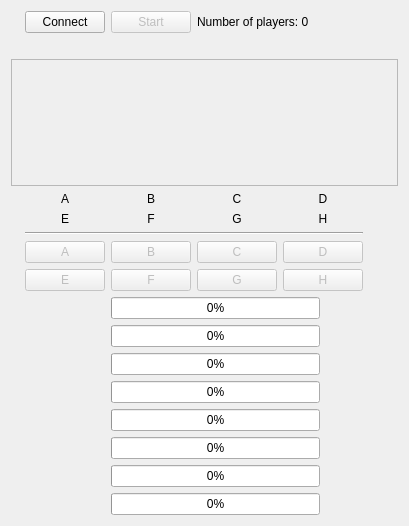
<?xml version="1.0" encoding="UTF-8"?>
<ui version="4.0">
 <class>ChatWindow</class>
 <widget class="QWidget" name="ChatWindow">
  <property name="geometry">
   <rect>
    <x>0</x>
    <y>0</y>
    <width>409</width>
    <height>526</height>
   </rect>
  </property>
  <property name="windowTitle">
   <string>Qt Simple Chat Client</string>
  </property>
  <layout class="QGridLayout" name="gridLayout">
   <item row="11" column="8">
    <widget class="QLabel" name="cardsLeft1">
     <property name="text">
      <string/>
     </property>
     <property name="alignment">
      <set>Qt::AlignCenter</set>
     </property>
    </widget>
   </item>
   <item row="9" column="3" colspan="2">
    <widget class="QPushButton" name="buttonB">
     <property name="enabled">
      <bool>false</bool>
     </property>
     <property name="text">
      <string>B</string>
     </property>
    </widget>
   </item>
   <item row="7" column="7" colspan="2">
    <widget class="QLabel" name="labelH">
     <property name="text">
      <string>H</string>
     </property>
     <property name="alignment">
      <set>Qt::AlignCenter</set>
     </property>
    </widget>
   </item>
   <item row="6" column="5" colspan="2">
    <widget class="QLabel" name="labelC">
     <property name="text">
      <string>C</string>
     </property>
     <property name="alignment">
      <set>Qt::AlignCenter</set>
     </property>
    </widget>
   </item>
   <item row="10" column="5" colspan="2">
    <widget class="QPushButton" name="buttonG">
     <property name="enabled">
      <bool>false</bool>
     </property>
     <property name="text">
      <string>G</string>
     </property>
    </widget>
   </item>
   <item row="10" column="7" colspan="2">
    <widget class="QPushButton" name="buttonH">
     <property name="enabled">
      <bool>false</bool>
     </property>
     <property name="text">
      <string>H</string>
     </property>
    </widget>
   </item>
   <item row="6" column="3" colspan="2">
    <widget class="QLabel" name="labelB">
     <property name="text">
      <string>B</string>
     </property>
     <property name="alignment">
      <set>Qt::AlignCenter</set>
     </property>
    </widget>
   </item>
   <item row="11" column="1" colspan="2">
    <widget class="QLabel" name="playerName1">
     <property name="text">
      <string/>
     </property>
    </widget>
   </item>
   <item row="4" column="1" colspan="9">
    <widget class="QLabel" name="countDown">
     <property name="minimumSize">
      <size>
       <width>357</width>
       <height>0</height>
      </size>
     </property>
     <property name="text">
      <string/>
     </property>
    </widget>
   </item>
   <item row="7" column="5" colspan="2">
    <widget class="QLabel" name="labelG">
     <property name="text">
      <string>G</string>
     </property>
     <property name="alignment">
      <set>Qt::AlignCenter</set>
     </property>
    </widget>
   </item>
   <item row="6" column="7" colspan="2">
    <widget class="QLabel" name="labelD">
     <property name="text">
      <string>D</string>
     </property>
     <property name="alignment">
      <set>Qt::AlignCenter</set>
     </property>
    </widget>
   </item>
   <item row="9" column="1" colspan="2">
    <widget class="QPushButton" name="buttonA">
     <property name="enabled">
      <bool>false</bool>
     </property>
     <property name="text">
      <string>A</string>
     </property>
    </widget>
   </item>
   <item row="7" column="3" colspan="2">
    <widget class="QLabel" name="labelF">
     <property name="text">
      <string>F</string>
     </property>
     <property name="alignment">
      <set>Qt::AlignCenter</set>
     </property>
    </widget>
   </item>
   <item row="10" column="1" colspan="2">
    <widget class="QPushButton" name="buttonE">
     <property name="enabled">
      <bool>false</bool>
     </property>
     <property name="text">
      <string>E</string>
     </property>
    </widget>
   </item>
   <item row="8" column="1" colspan="8">
    <widget class="Line" name="line">
     <property name="orientation">
      <enum>Qt::Horizontal</enum>
     </property>
    </widget>
   </item>
   <item row="9" column="5" colspan="2">
    <widget class="QPushButton" name="buttonC">
     <property name="enabled">
      <bool>false</bool>
     </property>
     <property name="text">
      <string>C</string>
     </property>
    </widget>
   </item>
   <item row="10" column="3" colspan="2">
    <widget class="QPushButton" name="buttonF">
     <property name="enabled">
      <bool>false</bool>
     </property>
     <property name="text">
      <string>F</string>
     </property>
    </widget>
   </item>
   <item row="11" column="3" colspan="5">
    <widget class="QProgressBar" name="progressBar_1">
     <property name="enabled">
      <bool>true</bool>
     </property>
     <property name="value">
      <number>0</number>
     </property>
    </widget>
   </item>
   <item row="3" column="3" colspan="2">
    <widget class="QPushButton" name="startButton">
     <property name="enabled">
      <bool>false</bool>
     </property>
     <property name="text">
      <string>Start</string>
     </property>
    </widget>
   </item>
   <item row="7" column="1" colspan="2">
    <widget class="QLabel" name="labelE">
     <property name="text">
      <string>E</string>
     </property>
     <property name="alignment">
      <set>Qt::AlignCenter</set>
     </property>
    </widget>
   </item>
   <item row="3" column="1" colspan="2">
    <widget class="QPushButton" name="connectButton">
     <property name="text">
      <string>Connect</string>
     </property>
    </widget>
   </item>
   <item row="9" column="7" colspan="2">
    <widget class="QPushButton" name="buttonD">
     <property name="enabled">
      <bool>false</bool>
     </property>
     <property name="text">
      <string>D</string>
     </property>
    </widget>
   </item>
   <item row="5" column="0" colspan="10">
    <widget class="QListView" name="chatView">
     <property name="enabled">
      <bool>false</bool>
     </property>
     <property name="editTriggers">
      <set>QAbstractItemView::NoEditTriggers</set>
     </property>
    </widget>
   </item>
   <item row="6" column="1" colspan="2">
    <widget class="QLabel" name="labelA">
     <property name="text">
      <string>A</string>
     </property>
     <property name="alignment">
      <set>Qt::AlignCenter</set>
     </property>
    </widget>
   </item>
   <item row="12" column="1" colspan="2">
    <widget class="QLabel" name="playerName2">
     <property name="text">
      <string/>
     </property>
    </widget>
   </item>
   <item row="13" column="1" colspan="2">
    <widget class="QLabel" name="playerName3">
     <property name="text">
      <string/>
     </property>
    </widget>
   </item>
   <item row="14" column="1" colspan="2">
    <widget class="QLabel" name="playerName4">
     <property name="text">
      <string/>
     </property>
    </widget>
   </item>
   <item row="15" column="1" colspan="2">
    <widget class="QLabel" name="playerName5">
     <property name="text">
      <string/>
     </property>
    </widget>
   </item>
   <item row="16" column="1" colspan="2">
    <widget class="QLabel" name="playerName6">
     <property name="text">
      <string/>
     </property>
    </widget>
   </item>
   <item row="17" column="1" colspan="2">
    <widget class="QLabel" name="playerName7">
     <property name="text">
      <string/>
     </property>
    </widget>
   </item>
   <item row="18" column="1" colspan="2">
    <widget class="QLabel" name="playerName8">
     <property name="text">
      <string/>
     </property>
    </widget>
   </item>
   <item row="12" column="8">
    <widget class="QLabel" name="cardsLeft2">
     <property name="text">
      <string/>
     </property>
     <property name="alignment">
      <set>Qt::AlignCenter</set>
     </property>
    </widget>
   </item>
   <item row="13" column="8">
    <widget class="QLabel" name="cardsLeft3">
     <property name="text">
      <string/>
     </property>
     <property name="alignment">
      <set>Qt::AlignCenter</set>
     </property>
    </widget>
   </item>
   <item row="14" column="8">
    <widget class="QLabel" name="cardsLeft4">
     <property name="text">
      <string/>
     </property>
     <property name="alignment">
      <set>Qt::AlignCenter</set>
     </property>
    </widget>
   </item>
   <item row="15" column="8">
    <widget class="QLabel" name="cardsLeft5">
     <property name="text">
      <string/>
     </property>
     <property name="alignment">
      <set>Qt::AlignCenter</set>
     </property>
    </widget>
   </item>
   <item row="16" column="8">
    <widget class="QLabel" name="cardsLeft6">
     <property name="text">
      <string/>
     </property>
     <property name="alignment">
      <set>Qt::AlignCenter</set>
     </property>
    </widget>
   </item>
   <item row="17" column="8">
    <widget class="QLabel" name="cardsLeft7">
     <property name="text">
      <string/>
     </property>
     <property name="alignment">
      <set>Qt::AlignCenter</set>
     </property>
    </widget>
   </item>
   <item row="18" column="8">
    <widget class="QLabel" name="cardsLeft8">
     <property name="text">
      <string/>
     </property>
     <property name="alignment">
      <set>Qt::AlignCenter</set>
     </property>
    </widget>
   </item>
   <item row="12" column="3" colspan="5">
    <widget class="QProgressBar" name="progressBar_2">
     <property name="enabled">
      <bool>true</bool>
     </property>
     <property name="value">
      <number>0</number>
     </property>
    </widget>
   </item>
   <item row="13" column="3" colspan="5">
    <widget class="QProgressBar" name="progressBar_3">
     <property name="value">
      <number>0</number>
     </property>
    </widget>
   </item>
   <item row="14" column="3" colspan="5">
    <widget class="QProgressBar" name="progressBar_4">
     <property name="value">
      <number>0</number>
     </property>
    </widget>
   </item>
   <item row="15" column="3" colspan="5">
    <widget class="QProgressBar" name="progressBar_5">
     <property name="value">
      <number>0</number>
     </property>
    </widget>
   </item>
   <item row="16" column="3" colspan="5">
    <widget class="QProgressBar" name="progressBar_6">
     <property name="value">
      <number>0</number>
     </property>
    </widget>
   </item>
   <item row="17" column="3" colspan="5">
    <widget class="QProgressBar" name="progressBar_7">
     <property name="value">
      <number>0</number>
     </property>
    </widget>
   </item>
   <item row="18" column="3" colspan="5">
    <widget class="QProgressBar" name="progressBar_8">
     <property name="value">
      <number>0</number>
     </property>
    </widget>
   </item>
   <item row="3" column="5" colspan="4">
    <widget class="QLabel" name="playerCount">
     <property name="text">
      <string>Number of players: 0</string>
     </property>
    </widget>
   </item>
  </layout>
 </widget>
 <resources/>
 <connections/>
</ui>
